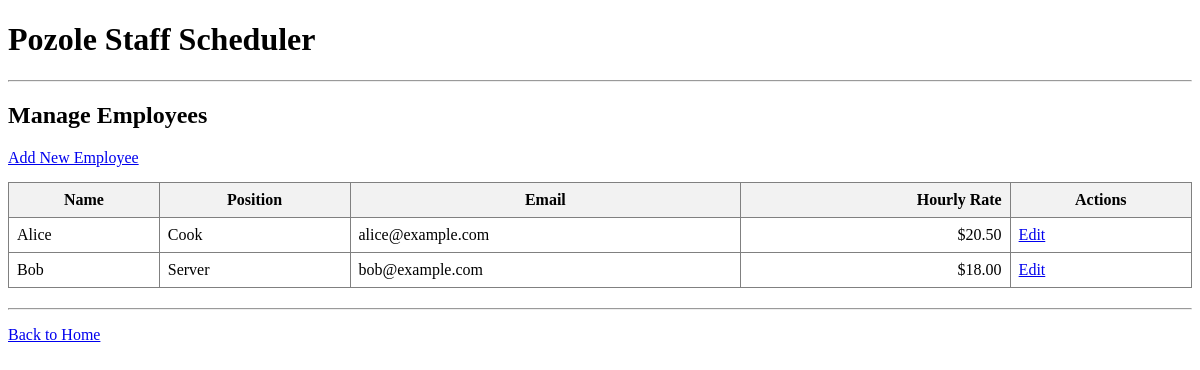
The app's page /admin/employees, older data.
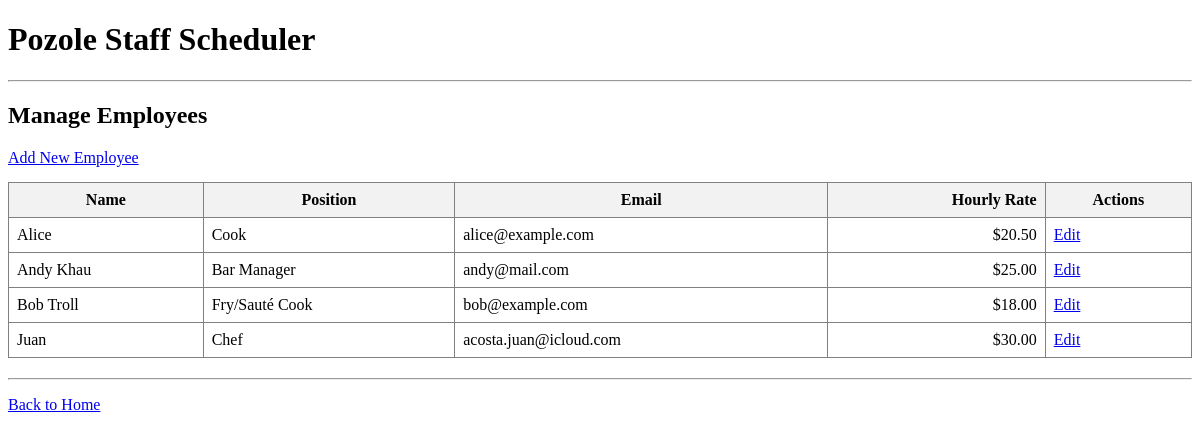
The same page, newer data.
### app/models.py (models this page shows, shortened)
class Employee(db.Model):
    id = db.Column(db.Integer, primary_key=True)
    name = db.Column(db.String(64), index=True, unique=True)
    position = db.Column(db.String(64))
    email = db.Column(db.String(120), index=True, unique=True)
    hourly_rate = db.Column(db.Float)

### app/admin/routes.py (the view)
@bp.route('/employees')
def list_employees():
    try:
        employees = Employee.query.order_by(Employee.name).all()
        return render_template('admin/employee_list.html',
                               title='Manage Employees',
                               employees=employees)
    except Exception as e:
        flash(f'Error loading employee list: {e}', 'danger')
        return redirect(url_for('main.index'))

### app/templates/admin/employee_list.html
{% extends "layout.html" %}
{% block content %}
    <h2>{{ title }}</h2>
    <p style="margin-top: 15px; margin-bottom: 15px;">
        <a href="{{ url_for('admin.add_employee') }}" class="btn btn-primary">Add New Employee</a>
    </p>
    {% if employees %}
        <table border="1" style="border-collapse: collapse; width: 100%;">
            <thead>
                <tr style="background-color: #f2f2f2;">
                    <th style="padding: 8px;">Name</th>
                    <th style="padding: 8px;">Position</th>
                    <th style="padding: 8px;">Email</th>
                    <th style="padding: 8px; text-align: right;">Hourly Rate</th>
                    <th style="padding: 8px;">Actions</th>
                </tr>
            </thead>
            <tbody>
                {% for employee in employees %}
                    <tr>
                        <td style="padding: 8px;">{{ employee.name }}</td>
                        <td style="padding: 8px;">{{ employee.position }}</td>
                        <td style="padding: 8px;">{{ employee.email }}</td>
                        <td style="padding: 8px; text-align: right;">
                            {% if employee.hourly_rate is not none %}
                                ${{ "%.2f"|format(employee.hourly_rate) }}
                            {% else %}
                                -
                            {% endif %}
                        </td>
                        <td style="padding: 8px;">
                            <a href="{{ url_for('admin.edit_employee', employee_id=employee.id) }}">Edit</a>
                        </td>
                    </tr>
                {% endfor %}
            </tbody>
        </table>
    {% else %}
        <p>No employees found in the database yet.</p>
    {% endif %}
     <hr style="margin-top: 20px;">
     <p><a href="{{ url_for('main.index') }}">Back to Home</a></p>
{% endblock %}

Row changes from the older to the newer data that the page shows:
added Employee: name "Andy Khau", position "Bar Manager", email "andy@mail.com", hourly_rate "25.00"
changed Employee "bob@example.com": name "Bob" → "Bob Troll"; position "Server" → "Fry/Sauté Cook"
added Employee: name "Juan", position "Chef", email "acosta.juan@icloud.com", hourly_rate "30.00"
